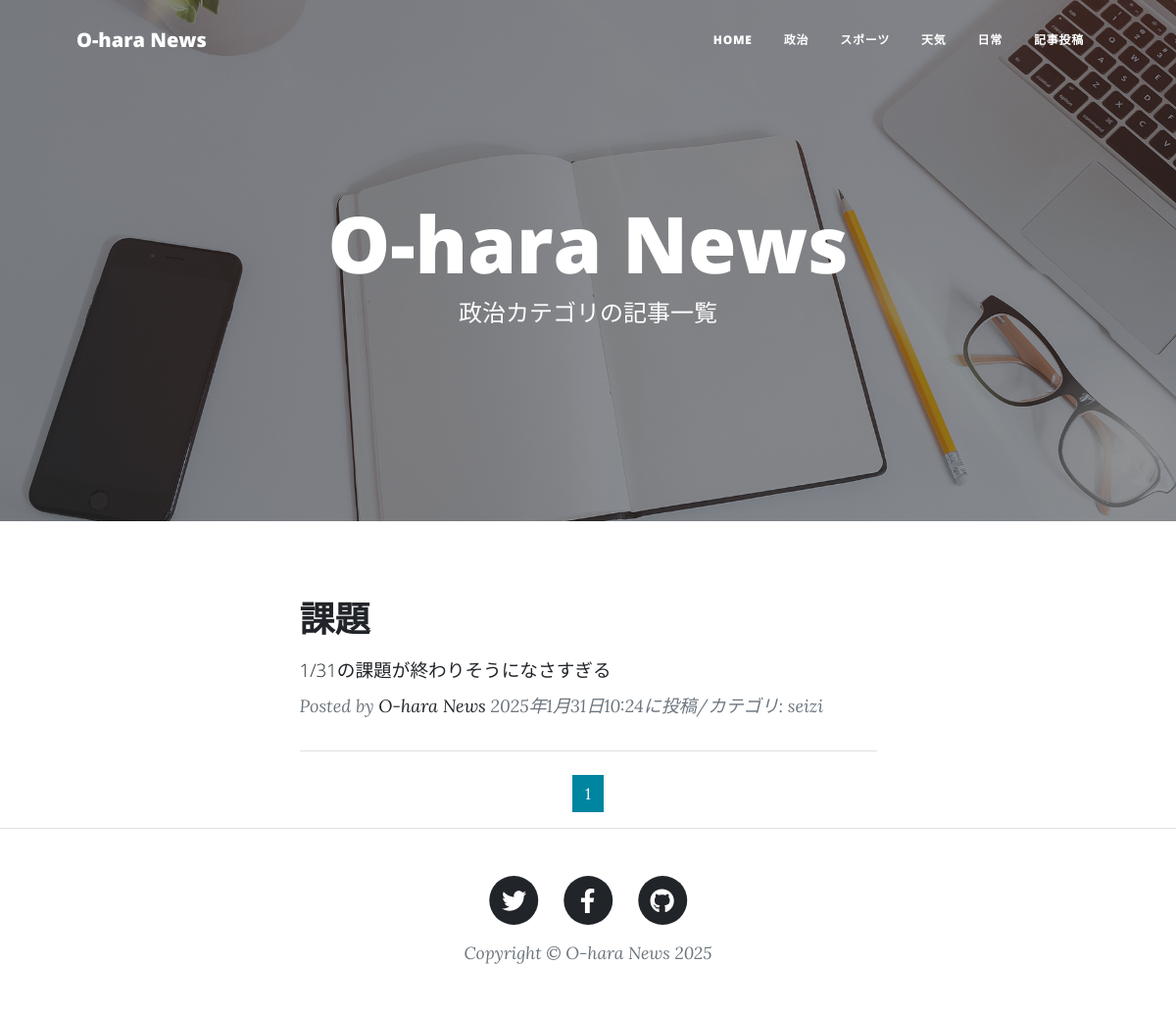
Page /seizi/ on the committed database.
### newsapp/models.py (models this page shows, shortened)
class NewsPost(models.Model):
    CATEGORY = (('seizi', '政治'),
                ('sports', 'スポーツ'),
                ('tenki', '天気'),
                ('nitizyo','日常'),
                )
    title = models.CharField(
        verbose_name='タイトル',
        max_length=200
    )
    content = models.TextField(
        verbose_name='本文'
    )
    posted_at = models.DateTimeField(
        verbose_name='投稿日時',
        auto_now_add=True
    )
    category = models.CharField(
        verbose_name='カテゴリ',
        max_length=50,
        choices=CATEGORY
    )

### newsapp/views.py (the view)
# urls.py: path('seizi/', views.SeiziView.as_view(), name='seizi'),
class SeiziView(ListView):
    template_name='seizi.html'#サイエンス
    model = NewsPost
    context_object_name = 'seizi_records'
    queryset = NewsPost.objects.filter(
        category='seizi').order_by('-posted_at')
    paginate_by = 2

### newsapp/templates/seizi.html (shortened to what this page needs)
{% extends 'base.html' %}
{% load static %}
{% block header %}
<header class="masthead" style="background-image: url({% static 'assets/img/home-bg.jpg' %})">
    <div class="container position-relative px-4 px-lg-5">
        <div class="row gx-4 gx-lg-5 justify-content-center">
            <div class="col-md-10 col-lg-8 col-xl-7">
                <div class="site-heading">
                    <h1>O-hara News</h1>
                    <span class="subheading">政治カテゴリの記事一覧</span>
                </div>
            </div>
        </div>
    </div>
</header>
{% endblock %}
{% block contents %}
<div class="container px-4 px-lg-5">
    <div class="row gx-4 gx-lg-5 justify-content-center">
        <div class="col-md-10 col-lg-8 col-xl-7">
            {% for record in seizi_records %}
            <div class="post-preview">
                <a href="{% url 'newsapp:news_detail' record.pk %}">
                    <h2 class="post-title">
                        {{record.title}}</h2>
                    <h3 class="post-subtitle">
                        <span style="font-size: 14pt">
                            {{record.content|truncatechars:50}}
                        </span>
                    </h3>
                </a>
                <p class="post-meta">
                    Posted by
                    <a href="#!">O-hara News</a>
                    {{record.posted_at}}に投稿/カテゴリ:
                    {{record.category}}
                </p>
            </div>
            <hr class="my-4" />
            {% endfor %}
            {% include "pagination.html" %}
        </div>
    </div>
</div>
{% endblock %}

### rows in the picture
NewsPost: title "課題", content "1/31の課題が終わりそうになさすぎる", posted_at "2025年1月31日10:24", category "seizi"

### other values in the picture
{{ num }} "1"
